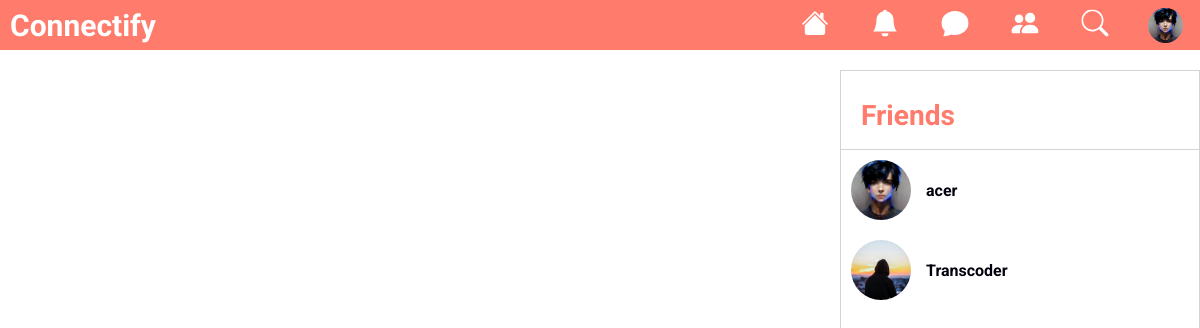
The app's page /messages/ (signed in) with its own data.
### appOne/models.py (models this page shows, shortened)
class Profile(models.Model):
    username = models.OneToOneField(User,null = True, on_delete = models.SET_NULL)
    profileImg = models.ImageField(upload_to="img", height_field=None, width_field=None,default="pr.png")
    cuvertureImg = models.ImageField(upload_to="img", height_field=None, width_field=None,default="grey.jfif")

class Friendship(models.Model):
    user1 = models.ForeignKey(User, on_delete=models.CASCADE, related_name='user1_friends')
    user2 = models.ForeignKey(User, on_delete=models.CASCADE, related_name='user2_friends')

### appOne/views.py (the view)
# urls.py: path('messages/', views.messages , name = "messages"),
@login_required(login_url="signin")
def messages(request):
    user = request.user
    profiles=Profile.objects.all()
    profile = Profile.objects.get(username=user)
    friendship = Friendship.objects.filter(Q(user1=user) | Q(user2 = user))
    for i in friendship:
        if Rooms.objects.filter(Q(userOne=i.user1) & Q(userTwo = i.user2) | Q(userOne=i.user2) & Q(userTwo = i.user1)).exists():
            pass
        else:
            Rooms.objects.create(userOne=i.user1,userTwo = i.user2)
    if request.method == 'POST':
        if "postImage" in request.FILES:
            postImage = request.FILES['postImage']
            postContent = request.POST['postContent']
            Posts.objects.create(username=user,postImg=postImage,content=postContent)
            return redirect('profile')
    context = {
        "user":user,
        "profile":profile,
        "profiles":profiles,
        "friendship":friendship,
    }
    return render(request, 'appOne/messages.html',context)

### appOne/templates/appOne/messages.html (shortened to what this page needs)
{% load static %}
<!DOCTYPE html>
<html lang="en">
<head>
    <link rel="stylesheet" href="{%static '/css/messages.css'%}">
</head>
<body>
    <nav>
        <div class="logo">
            <h1>Connectify</h1>
        </div>
        <div>
            <ul class="navigation-one">
                    <li>
                        <a href="{%url 'home'%}">
                        </a>
                    </li>
                    <li>
                        <a href="{%url 'notification'%}">
                        <svg xmlns="http://www.w3.org/2000/svg" width="16" height="16" fill="white" class="bi bi-bell-fill" >
                        <path d="M8 16a2 2 0 0 0 2-2H6a2 2 0 0 0 2 2zm.995-14.901a1 1 0 1 0-1.99 0A5.002 5.002 0 0 0 3 6c0 1.098-.5 6-2 7h14c-1.5-1-2-5.902-2-7 0-2.42-1.72-4.44-4.005-4.901z"/>
                        </svg>
                        </a>
                    </li>
                    <li>
                        <a href="{%url 'messages'%}">
                        </a>
                    </li>
                    <li>
                        <a href="{%url 'invitation'%}">
                        </a>
                    </li>
                    <li>
                        <a href="{%url 'search'%}">
                        <svg xmlns="http://www.w3.org/2000/svg" width="16" height="16" fill="white" class="bi bi-search" viewBox="0 0 16 16">
                        <path d="M11.742 10.344a6.5 6.5 0 1 0-1.397 1.398h-.001c.03.04.062.078.098.115l3.85 3.85a1 1 0 0 0 1.415-1.414l-3.85-3.85a1.007 1.007 0 0 0-.115-.1zM12 6.5a5.5 5.5 0 1 1-11 0 5.5 5.5 0 0 1 11 0z"/>
                        </svg>
                        </a>
                    </li>
                    <li class="profile-img">
                        <img src="{{profile.profileImg.url}}" alt="" srcset="">
                    </li>
            </ul>
        </div>
    </nav>
    <div class="container">
        <div class="friends">
            <div class="titel">
                <h3>Friends</h3>
            </div>
            <div class="friends-list">
             {%for friend in friendship%}
             {%if friend.user1 == profile.username %}
             {%for i in profiles%}
             {%if friend.user2 == i.username%}
                 <div id="{{friend.user2.id}}">
                    <img src="{{i.profileImg.url}}" alt="" srcset="">
                    <h4>{{friend.user2}}</h4>
                </div>
                {%endif%}
               {%endfor%}
               {%else%}
            {%for i in profiles%}
             {%if friend.user1 == i.username%}
                 <div id="{{friend.user1.id}}">
                    <img src="{{i.profileImg.url}}" alt="" srcset="">
                    <h4>{{friend.user1}}</h4>
                </div>
               {%endif%}
            {%endfor%}
            {%endif%}
            {%endfor%}
            </div>
        </div>
    </div>
</body>
</html>

### static/css/messages.css (style rules this page uses)
:root { --h1:42px; --h2:36px; --h3:30px; --h4:24px; --h5:20px; --h6:14px; --pink:#FF7C6D; --black:#04010E; }
* { font-family: 'Roboto', sans-serif; }
body { padding: 0; margin: 0; box-sizing: border-box; display: flex; justify-content: center; align-items: center; flex-direction: column; }
nav { width: 100%; height: 50px; background-color: var(--pink); display: flex; flex-direction: row; justify-content: space-between; }
nav .logo { width: auto; height: 50px; margin: 0; cursor: pointer; display: flex; justify-content: center; align-items: center; }
nav .logo h1 { color: white; font-size: var(--h3); margin: 10px; }
.navigation-one { width: 100%; height: 50px; margin: 0; padding: 0; display: flex; align-items: center; box-sizing: border-box; }
.navigation-one li { text-decoration: none; list-style: none; margin: 10px; padding: 0%; width: 50px; height: 30px; display: flex; justify-content: center; align-items: center; }
.navigation-one li svg { transform: scale(1.7) }
.profile-img img { width: 35px; height: 35px; border-radius: 20px; cursor: pointer; }
.container { box-sizing: border-box; width: 100%; height: calc(100vh - 50px); display: flex; flex-direction:row-reverse; gap: 10px; justify-content: space-between; }
.friends { box-sizing: border-box; width: 30%; height: calc(100vh - 80px); overflow-y: scroll; margin: 0px; margin-left: 10px; border: solid 1px rgba(150, 150, 150, 0.418); margin-top: 20px; padding: 0px; }
.friends img { width: 60px; height: 60px; border-radius: 30px; cursor: pointer; margin-left: 10px; }
.titel { color: var(--pink); font-size: var(--h4); border-bottom: solid 1px rgba(150, 150, 150, 0.418); width: 100%; height: 50px; }
.titel h3 { margin-left: 20px; }
.friends h4 { color: var(--black); font-size: 16px; cursor: pointer; }
.friends-list { width: 100%; height: 80px; box-sizing: border-box; }
.friends-list div { width: 100%; height: 80px; display: flex; justify-content: start; align-items: center; cursor: pointer; }
.friends-list h4 { margin-left: 15px; }

### records on screen
Profile: profileImg (picture)
Friendship: user2 "acer"
Profile: profileImg (picture)
Friendship: user1 "Transcoder"
Profile: profileImg (picture)
